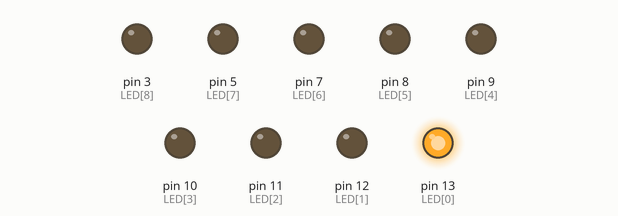
A sketch run on a simulated Arduino Uno, built with avr-gcc and run on an emulated ATmega328P. Shown: output pins drawn as LEDs (lit = HIGH).

Above: at 0.1 s.
At 1.1 s:
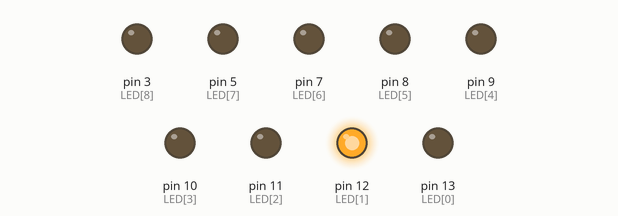
At 10.0 s:
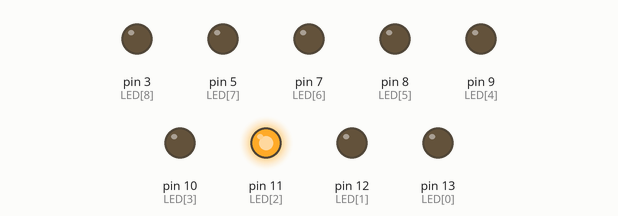
At 19.9 s:
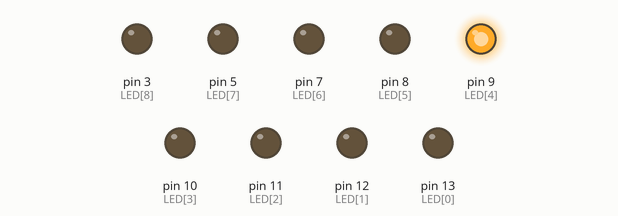
At 29.8 s:
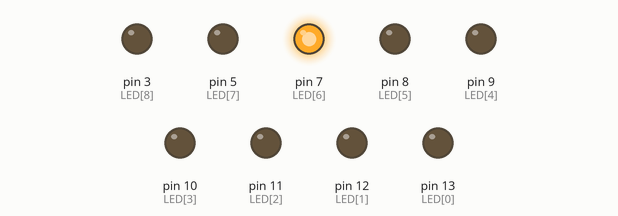
At 38.8 s:
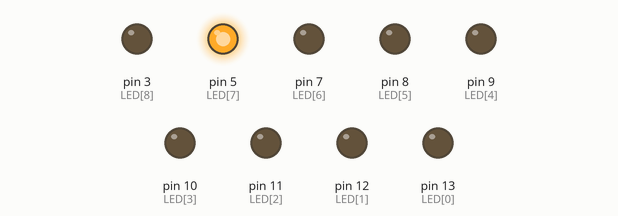
Timing chart, 0 to 40.0 s (numbered marks = the images above):
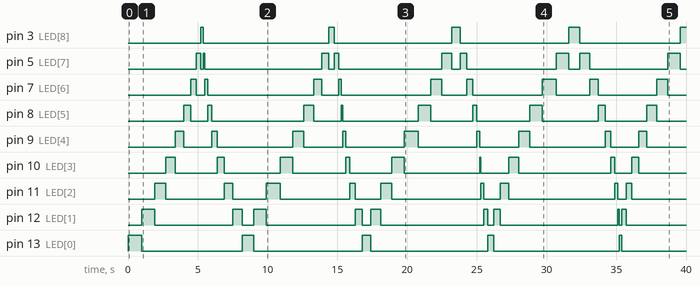

The sketch:

LED_Cyclone_pattern_with_delay_time_that_fluctuate.ino
```cpp
// Written by Muhammad Aulia Adil

// Connect 9 LEDs with this pins. You can actually light up more LEDs, just add up the pin and LED
const int LED[9] = {13, 12, 11, 10, 9, 8, 7, 5, 3};

// This will set your LEDs pin mode into OUTPUT
void setup(){
  for(int i = 0; i < 9; i++){
    pinMode(LED[i], OUTPUT);
}
}


void loop(){
  int i = 0;
  int period = 1000;
  phase1: //phase1 is when the delay time is decreasing and the LED pin 13 is going to LED pin 3
  if(i == 8){
    goto phase2;
  }
  if(period == 100){
    goto phase3;
  }
  digitalWrite(LED[i], HIGH);
  delay(period);
  digitalWrite(LED[i], LOW);
  period = period - 100;
  i = i + 1;
  goto phase1;

  phase2: //phase2 is when the delay time is decreasing and the LED pin 3 is going to LED pin 13
  if(i == 0){
    goto phase1;
  }
  if(period == 100){
    goto phase4;
  }
  digitalWrite(LED[i], HIGH);
  delay(period);
  digitalWrite(LED[i], LOW);
  period = period - 100;
  i = i - 1;
  goto phase2;

  phase3: //phase3 is when the delay time is increasing and the LED pin 3 is going to LED pin 13
  if(i == 8){
    goto phase4;
  }
  if(period == 1000){
    goto phase1;
  }
  digitalWrite(LED[i], HIGH);
  delay(period);
  digitalWrite(LED[i], LOW);
  period = period + 100;
  i = i + 1;
  goto phase3;

  phase4: //phase4 is when the delay time is increasing and the LED pin 13 is going to LED pin 3
  if(i == 0){
    goto phase3;
  }
  if(period == 1000){
    goto phase2;
  }
  digitalWrite(LED[i], HIGH);
  delay(period);
  digitalWrite(LED[i], LOW);
  period = period + 100;
  i = i - 1;
  goto phase4;
}
```

Measured:
- by itself, pin 3 (LED[8]): LOW → HIGH at 5.2 s, → LOW 0.20 s later, → HIGH 9.0 s later, → LOW 0.40 s later, … (9 changes in this stretch)
- by itself, pin 5 (LED[7]): LOW → HIGH at 4.9 s, → LOW 0.30 s later, → HIGH 0.20 s later, → LOW 0.10 s later, … (18 changes in this stretch)
- by itself, pin 7 (LED[6]): LOW → HIGH at 4.5 s, → LOW 0.40 s later, → HIGH 0.60 s later, → LOW 0.20 s later, … (18 changes in this stretch)
- by itself, pin 8 (LED[5]): LOW → HIGH at 4.0 s, → LOW 0.50 s later, → HIGH 1.2 s later, → LOW 0.30 s later, … (18 changes in this stretch)
- by itself, pin 9 (LED[4]): LOW → HIGH at 3.4 s, → LOW 0.60 s later, → HIGH 2.0 s later, → LOW 0.40 s later, … (18 changes in this stretch)
- by itself, pin 10 (LED[3]): LOW → HIGH at 2.7 s, → LOW 0.70 s later, → HIGH 3.0 s later, → LOW 0.50 s later, … (18 changes in this stretch)
- by itself, pin 11 (LED[2]): LOW → HIGH at 1.9 s, → LOW 0.80 s later, → HIGH 4.2 s later, → LOW 0.60 s later, … (18 changes in this stretch)
- by itself, pin 12 (LED[1]): LOW → HIGH at 1.0 s, → LOW 0.90 s later, → HIGH 5.6 s later, → LOW 0.70 s later, … (18 changes in this stretch)
